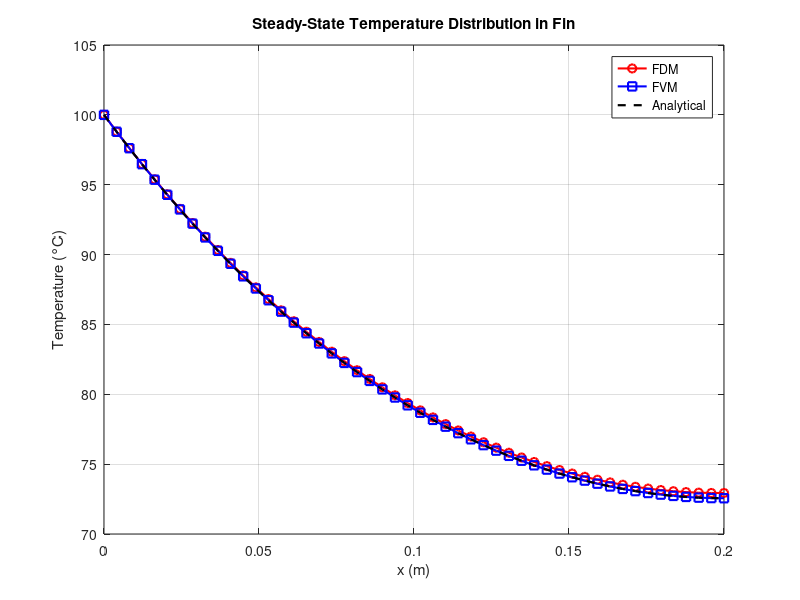
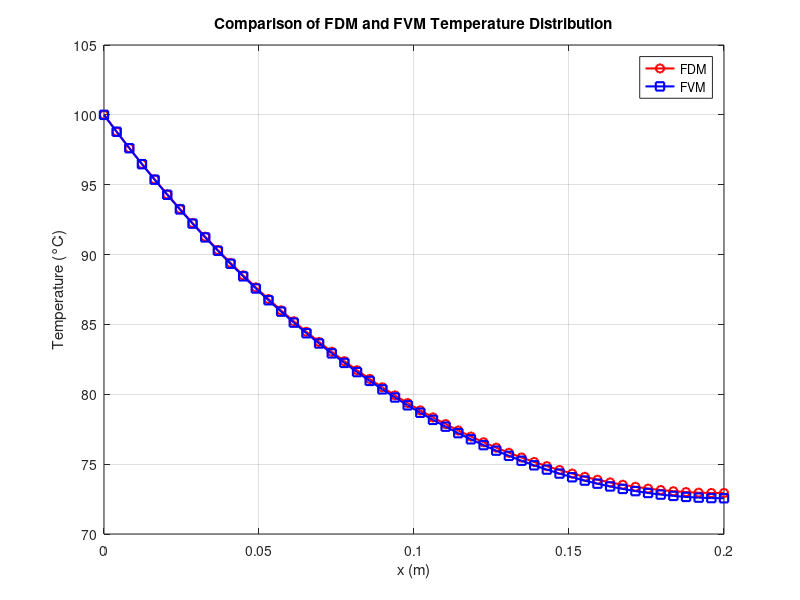
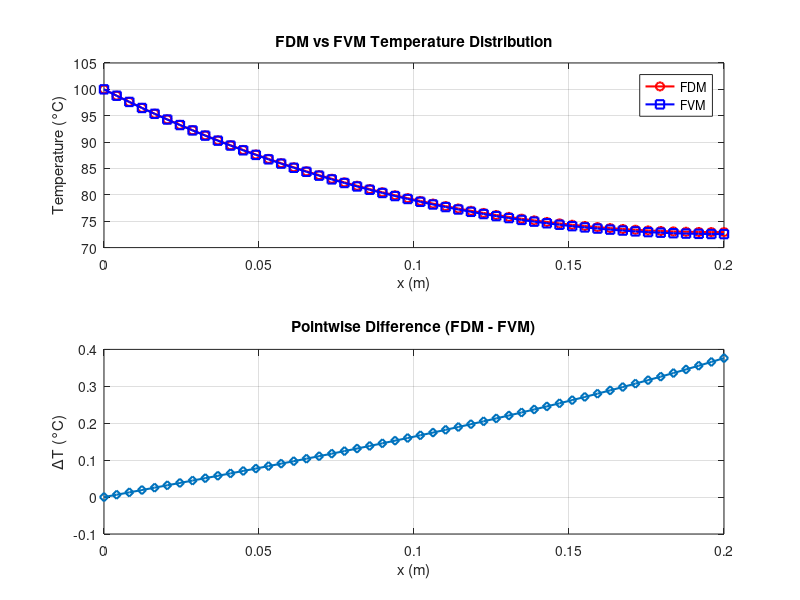

Recreate these plots in MATLAB, in order.
% Fin_FDM_FVM.m
clear; clc; close all;

% ----------------------
% Geometry & properties
L = 0.20;           % fin length (m)
t = 0.01;           % thickness (m)
w = 0.02;           % width (m)
A = t*w;            % cross-sectional area (m^2)
P = 2*(t + w);      % perimeter (m)

k = 205;            % thermal conductivity (W/m.K)
h = 20;             % convective coefficient (W/m^2.K)
T_inf = 30;         % ambient (°C)
T_b = 100;          % base temperature (°C)

% ----------------------
% Discretization
N = 50;             % number of nodes
dx = L/(N-1);
x = linspace(0,L,N)';
m2 = h*P/(k*A);     % fin parameter

% ==========================================================
% FDM
A_fdm = zeros(N,N); b_fdm = zeros(N,1);

% Base BC
A_fdm(1,1) = 1; b_fdm(1) = T_b;

% Interior nodes
for i = 2:N-1
    A_fdm(i,i-1) = -1;
    A_fdm(i,i)   = 2 + m2*dx^2;
    A_fdm(i,i+1) = -1;
    b_fdm(i) = m2*dx^2 * T_inf;
end

% Tip (insulated: T_N = T_{N-1})
A_fdm(N,N)   = 1;
A_fdm(N,N-1) = -1;
b_fdm(N) = 0;

T_fdm = A_fdm \ b_fdm;

% ==========================================================
% FVM
A_fvm = zeros(N,N); b_fvm = zeros(N,1);
G = k*A/dx;

% Base BC
A_fvm(1,1) = 1; b_fvm(1) = T_b;

% Interior CVs
for i = 2:N-1
    Aw = G; Ae = G;
    conv_area = P*dx;
    A_fvm(i,i-1) = -Aw;
    A_fvm(i,i)   = Aw + Ae + h*conv_area;
    A_fvm(i,i+1) = -Ae;
    b_fvm(i) = h*conv_area * T_inf;
end

% Tip CV
i = N;
Aw = G; Ae = 0;
conv_area = P*(dx/2);
A_fvm(i,i-1) = -Aw;
A_fvm(i,i)   = Aw + h*conv_area;
b_fvm(i) = h*conv_area * T_inf;

T_fvm = A_fvm \ b_fvm;

% ==========================================================
% Analytical solution
m = sqrt(h*P/(k*A));
T_analytic = T_inf + (T_b - T_inf) .* ( cosh(m*(L - x)) ./ cosh(m*L) );

% ==========================================================
% Plot
figure;
plot(x, T_fdm, '-or','LineWidth',1.5); hold on;
plot(x, T_fvm, '-sb','LineWidth',1.5);
plot(x, T_analytic, '--k','LineWidth',1.6);
xlabel('x (m)'); ylabel('Temperature (°C)');
title('Steady-State Temperature Distribution in Fin');
legend('FDM','FVM','Analytical','Location','Best');
grid on;

% Error metrics
fprintf('Max |FDM - Analytical| = %.4e °C\n', max(abs(T_fdm - T_analytic)));
fprintf('Max |FVM - Analytical| = %.4e °C\n', max(abs(T_fvm - T_analytic)));
fprintf('Max |FDM - FVM|       = %.4e °C\n', max(abs(T_fdm - T_fvm)));
figure;
plot(x, T_fdm, '-or','LineWidth',1.5); hold on;
plot(x, T_fvm, '-sb','LineWidth',1.5);
xlabel('x (m)'); ylabel('Temperature (°C)');
title('Comparison of FDM and FVM Temperature Distribution');
legend('FDM','FVM','Location','Best');
grid on;

% Error metrics between FDM and FVM
MAE  = mean(abs(T_fdm - T_fvm));
RMSE = sqrt(mean((T_fdm - T_fvm).^2));
RelError = norm(T_fdm - T_fvm,2) / norm(T_fdm,2) * 100;

fprintf('Mean Absolute Error (MAE): %.4f °C\n', MAE);
fprintf('Root Mean Square Error (RMSE): %.4f °C\n', RMSE);
fprintf('Relative Error: %.4f %%\n', RelError);

% Plot comparison + error
figure;
subplot(2,1,1);
plot(x, T_fdm, '-or','LineWidth',1.5); hold on;
plot(x, T_fvm, '-sb','LineWidth',1.5);
xlabel('x (m)'); ylabel('Temperature (°C)');
title('FDM vs FVM Temperature Distribution');
legend('FDM','FVM','Location','Best'); grid on;

subplot(2,1,2);
plot(x, T_fdm - T_fvm, '-d','LineWidth',1.5);
xlabel('x (m)'); ylabel('\DeltaT (°C)');
title('Pointwise Difference (FDM - FVM)');
grid on;
